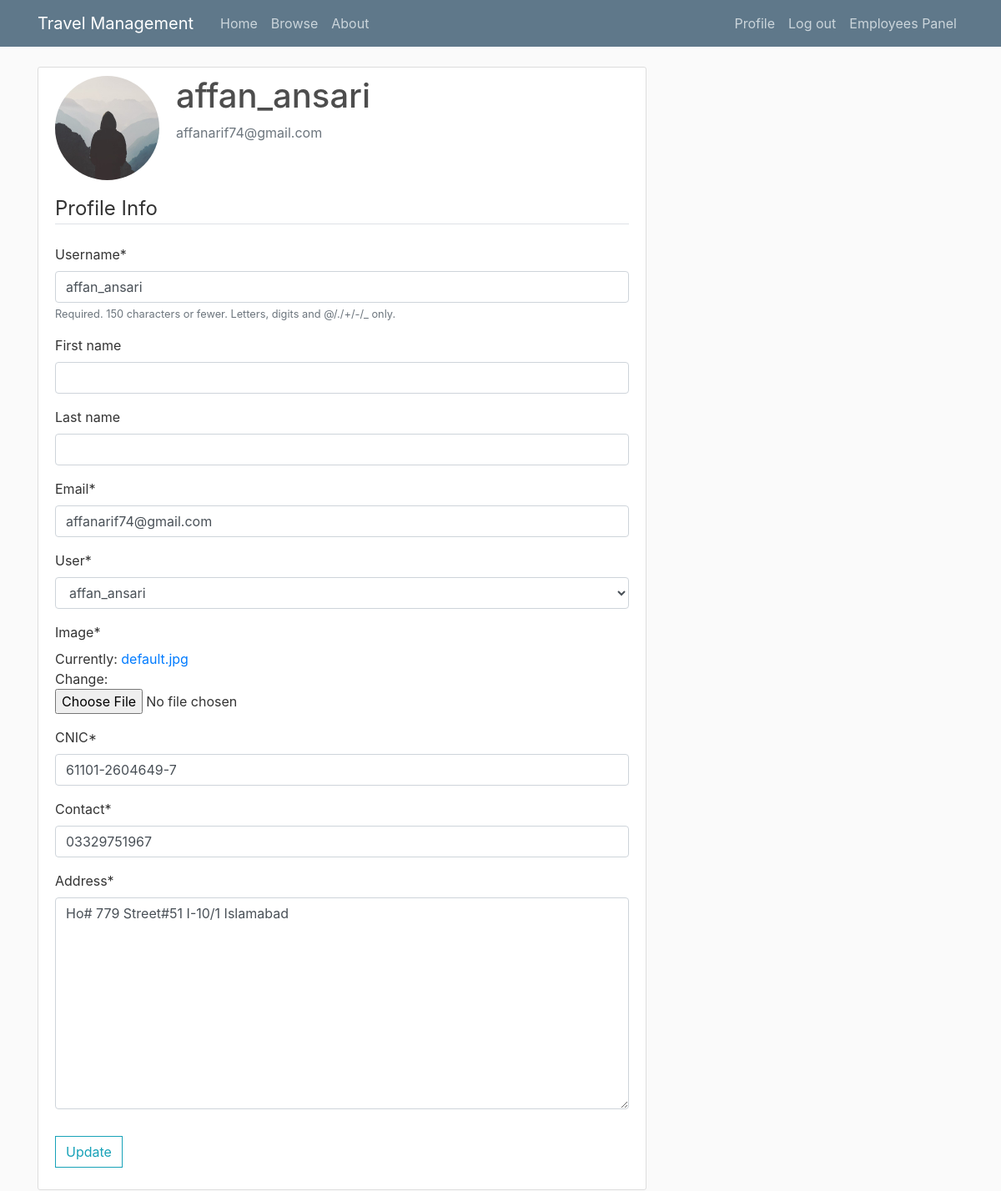
The page /profile/ (signed in) on the database as committed earlier.
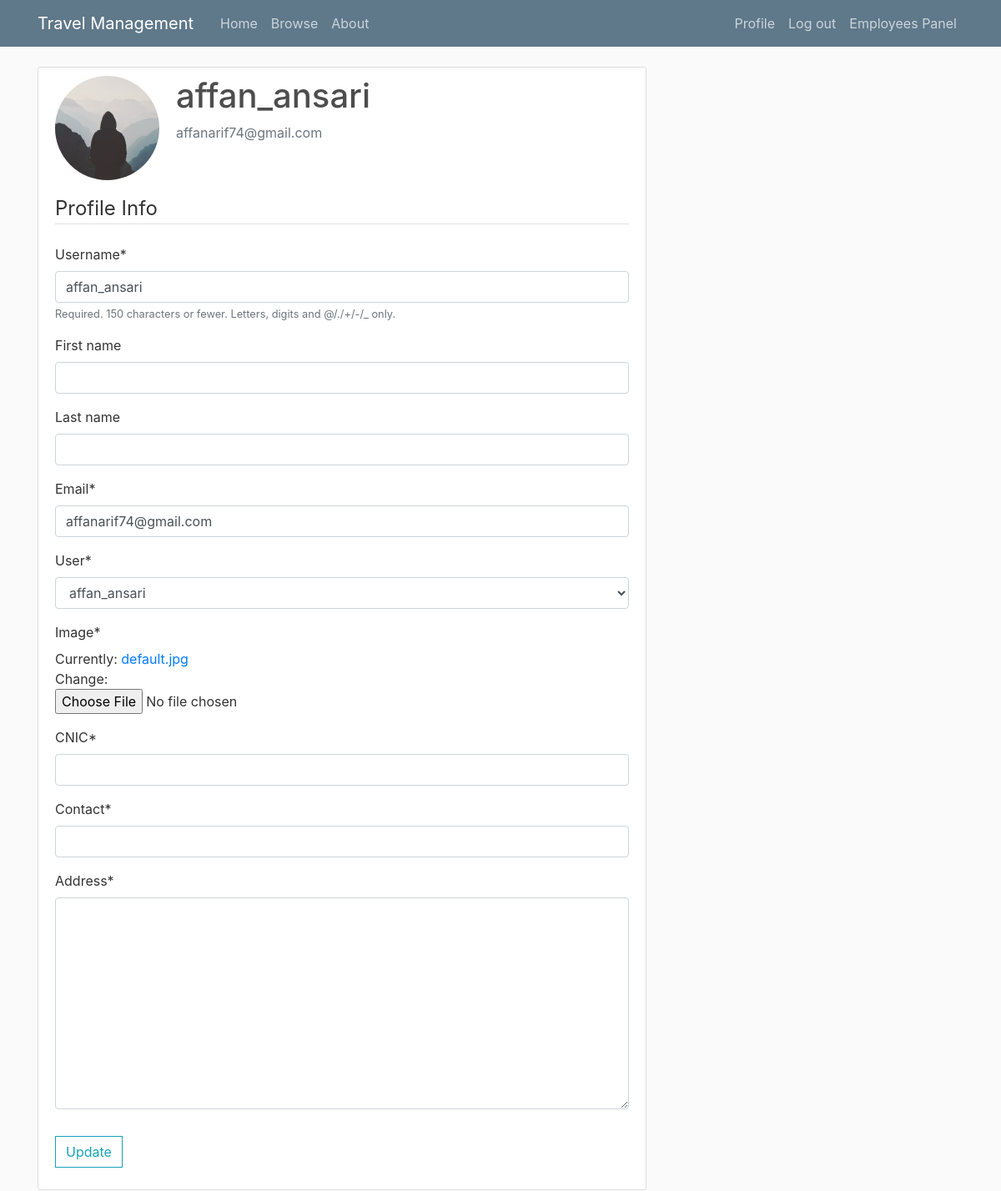
The same page on the database as committed later.
### users/models.py (models this page shows, shortened)
class Profile(models.Model):
    user = models.OneToOneField(User,on_delete=models.CASCADE)
    image = models.ImageField(default='default.jpg', upload_to='profile_pics')
    CNIC = models.CharField(max_length=15,default='',null=True)
    contact = models.CharField(max_length=15,null=True,default='')
    address = models.TextField(default='',null=True)

### users/views.py (the view)
# urls.py: path('profile/', user_view.profile, name='profile'),
@login_required
def profile(request):
    if request.method == 'POST':
        u_form = UserUpdateForm(request.POST, instance=request.user)
        p_form = ProfileUpdateForm(request.POST, request.FILES, instance=request.user.profile)
        if u_form.is_valid() and p_form.is_valid():
            u_form.save()
            p_form.save()
            messages.success(request, f'Your account has been updated!')
            return redirect('profile')
    else:
        u_form = UserUpdateForm(instance=request.user)
        p_form = ProfileUpdateForm(instance=request.user.profile)
    context = {
        'u_form': u_form,
        'p_form': p_form
    }
    return render(request, 'users/profile.html', context)

### users/forms.py
class UserUpdateForm(forms.ModelForm):
    email = forms.EmailField()
    class Meta:
        model = User
        fields = ['username','first_name','last_name', 'email']

class ProfileUpdateForm(forms.ModelForm):
    class Meta:
        model = Profile
        fields = '__all__'
        exclude = ['username']

### users/templates/users/profile.html (shortened to what this page needs)
{% extends "agency/base.html" %}
{% load crispy_forms_tags %}
{% block content %}
    <div class="content-section">
        <div class="media">
            <img class="rounded-circle account-img" src="{{ user.profile.image.url }}">
            <div class="media-body">
                <h2 class="account-heading">{{ user.username }}</h2>
                <p class="text-secondary">{{ user.email }}</p>
            </div>
        </div>
        <form method="POST" enctype="multipart/form-data">
            <fieldset class="form-group">
                <legend class="border-bottom mb-4"> Profile Info </legend>
                {{ u_form|crispy }}
                {{ p_form|crispy }}
            </fieldset>
            <div class="form-group">
                <button class="btn btn-outline-info" type="submit"> Update </button>
            </div>
        </form>
    </div>
{% endblock content %}

Rows that differ between the two databases and show on the page:
changed Profile "affan_ansari": CNIC "61101-2604649-7" → (not shown); contact "03329751967" → (not shown); address "Ho# 779 Street#51 I-10/1 Islamabad" → (not shown)
